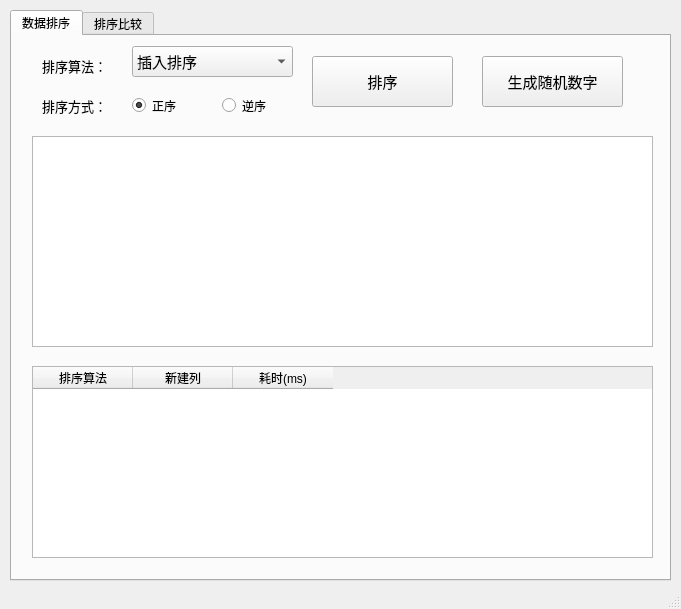
<?xml version="1.0" encoding="UTF-8"?>
<ui version="4.0">
 <class>SortComparisonClass</class>
 <widget class="QMainWindow" name="SortComparisonClass">
  <property name="geometry">
   <rect>
    <x>0</x>
    <y>0</y>
    <width>681</width>
    <height>609</height>
   </rect>
  </property>
  <property name="windowTitle">
   <string>MainWindow</string>
  </property>
  <widget class="QWidget" name="centralwidget">
   <widget class="QTabWidget" name="tabWidget">
    <property name="geometry">
     <rect>
      <x>10</x>
      <y>10</y>
      <width>661</width>
      <height>571</height>
     </rect>
    </property>
    <property name="currentIndex">
     <number>0</number>
    </property>
    <widget class="QWidget" name="tab">
     <attribute name="title">
      <string>数据排序</string>
     </attribute>
     <widget class="QPushButton" name="btn_rand">
      <property name="geometry">
       <rect>
        <x>470</x>
        <y>20</y>
        <width>141</width>
        <height>51</height>
       </rect>
      </property>
      <property name="font">
       <font>
        <family>Agency FB</family>
        <pointsize>11</pointsize>
       </font>
      </property>
      <property name="text">
       <string>生成随机数字</string>
      </property>
     </widget>
     <widget class="QRadioButton" name="radioButton_2">
      <property name="geometry">
       <rect>
        <x>210</x>
        <y>60</y>
        <width>81</width>
        <height>19</height>
       </rect>
      </property>
      <property name="text">
       <string>逆序</string>
      </property>
     </widget>
     <widget class="QRadioButton" name="radioButton">
      <property name="geometry">
       <rect>
        <x>120</x>
        <y>60</y>
        <width>81</width>
        <height>19</height>
       </rect>
      </property>
      <property name="text">
       <string>正序</string>
      </property>
      <property name="checked">
       <bool>true</bool>
      </property>
     </widget>
     <widget class="QPushButton" name="btn_sort">
      <property name="geometry">
       <rect>
        <x>300</x>
        <y>20</y>
        <width>141</width>
        <height>51</height>
       </rect>
      </property>
      <property name="font">
       <font>
        <family>Agency FB</family>
        <pointsize>11</pointsize>
       </font>
      </property>
      <property name="text">
       <string>排序</string>
      </property>
     </widget>
     <widget class="QLabel" name="label">
      <property name="geometry">
       <rect>
        <x>30</x>
        <y>20</y>
        <width>81</width>
        <height>20</height>
       </rect>
      </property>
      <property name="font">
       <font>
        <family>Agency FB</family>
        <pointsize>10</pointsize>
       </font>
      </property>
      <property name="text">
       <string>排序算法：</string>
      </property>
     </widget>
     <widget class="QLabel" name="label_3">
      <property name="geometry">
       <rect>
        <x>30</x>
        <y>60</y>
        <width>81</width>
        <height>20</height>
       </rect>
      </property>
      <property name="font">
       <font>
        <family>Agency FB</family>
        <pointsize>10</pointsize>
       </font>
      </property>
      <property name="text">
       <string>排序方式：</string>
      </property>
     </widget>
     <widget class="QComboBox" name="com_alg">
      <property name="geometry">
       <rect>
        <x>120</x>
        <y>10</y>
        <width>161</width>
        <height>31</height>
       </rect>
      </property>
      <property name="font">
       <font>
        <family>Agency FB</family>
        <pointsize>11</pointsize>
       </font>
      </property>
      <item>
       <property name="text">
        <string>插入排序</string>
       </property>
      </item>
      <item>
       <property name="text">
        <string>希尔排序</string>
       </property>
      </item>
      <item>
       <property name="text">
        <string>冒泡排序</string>
       </property>
      </item>
      <item>
       <property name="text">
        <string>快速排序</string>
       </property>
      </item>
      <item>
       <property name="text">
        <string>简单选择排序</string>
       </property>
      </item>
      <item>
       <property name="text">
        <string>堆排序</string>
       </property>
      </item>
      <item>
       <property name="text">
        <string>归并排序</string>
       </property>
      </item>
      <item>
       <property name="text">
        <string>计数排序</string>
       </property>
      </item>
      <item>
       <property name="text">
        <string>桶排序</string>
       </property>
      </item>
      <item>
       <property name="text">
        <string>基数排序</string>
       </property>
      </item>
      <item>
       <property name="text">
        <string>鸡尾酒排序</string>
       </property>
      </item>
      <item>
       <property name="text">
        <string>Bogo排序</string>
       </property>
      </item>
     </widget>
     <widget class="QTextEdit" name="textEdit">
      <property name="geometry">
       <rect>
        <x>20</x>
        <y>100</y>
        <width>621</width>
        <height>211</height>
       </rect>
      </property>
     </widget>
     <widget class="QTableWidget" name="tableWidget">
      <property name="geometry">
       <rect>
        <x>20</x>
        <y>330</y>
        <width>621</width>
        <height>192</height>
       </rect>
      </property>
      <column>
       <property name="text">
        <string>排序算法</string>
       </property>
      </column>
      <column>
       <property name="text">
        <string>新建列</string>
       </property>
      </column>
      <column>
       <property name="text">
        <string>耗时(ms)</string>
       </property>
      </column>
     </widget>
    </widget>
    <widget class="QWidget" name="">
     <attribute name="title">
      <string>排序比较</string>
     </attribute>
     <widget class="QCheckBox" name="check_Shell">
      <property name="geometry">
       <rect>
        <x>150</x>
        <y>20</y>
        <width>101</width>
        <height>31</height>
       </rect>
      </property>
      <property name="font">
       <font>
        <family>宋体</family>
        <pointsize>10</pointsize>
       </font>
      </property>
      <property name="text">
       <string>希尔排序</string>
      </property>
     </widget>
     <widget class="QPushButton" name="btn_export">
      <property name="geometry">
       <rect>
        <x>540</x>
        <y>60</y>
        <width>101</width>
        <height>31</height>
       </rect>
      </property>
      <property name="text">
       <string>导出</string>
      </property>
     </widget>
     <widget class="QCheckBox" name="check_Heap">
      <property name="geometry">
       <rect>
        <x>150</x>
        <y>60</y>
        <width>101</width>
        <height>31</height>
       </rect>
      </property>
      <property name="font">
       <font>
        <family>宋体</family>
        <pointsize>10</pointsize>
       </font>
      </property>
      <property name="text">
       <string>堆排序</string>
      </property>
     </widget>
     <widget class="QCheckBox" name="check_Selection">
      <property name="geometry">
       <rect>
        <x>20</x>
        <y>60</y>
        <width>131</width>
        <height>31</height>
       </rect>
      </property>
      <property name="font">
       <font>
        <family>宋体</family>
        <pointsize>10</pointsize>
       </font>
      </property>
      <property name="text">
       <string>简单选择排序</string>
      </property>
     </widget>
     <widget class="QCheckBox" name="check_Bubble">
      <property name="geometry">
       <rect>
        <x>290</x>
        <y>20</y>
        <width>101</width>
        <height>31</height>
       </rect>
      </property>
      <property name="font">
       <font>
        <family>宋体</family>
        <pointsize>10</pointsize>
       </font>
      </property>
      <property name="text">
       <string>冒泡排序</string>
      </property>
     </widget>
     <widget class="QCheckBox" name="check_Insertion">
      <property name="geometry">
       <rect>
        <x>20</x>
        <y>20</y>
        <width>101</width>
        <height>31</height>
       </rect>
      </property>
      <property name="font">
       <font>
        <family>宋体</family>
        <pointsize>10</pointsize>
       </font>
      </property>
      <property name="text">
       <string>插入排序</string>
      </property>
     </widget>
     <widget class="QLabel" name="label_2">
      <property name="geometry">
       <rect>
        <x>20</x>
        <y>140</y>
        <width>81</width>
        <height>21</height>
       </rect>
      </property>
      <property name="font">
       <font>
        <family>Agency FB</family>
        <pointsize>11</pointsize>
       </font>
      </property>
      <property name="text">
       <string>对比图</string>
      </property>
     </widget>
     <widget class="QCheckBox" name="check_Counting">
      <property name="geometry">
       <rect>
        <x>420</x>
        <y>60</y>
        <width>101</width>
        <height>31</height>
       </rect>
      </property>
      <property name="font">
       <font>
        <family>宋体</family>
        <pointsize>10</pointsize>
       </font>
      </property>
      <property name="text">
       <string>计数排序</string>
      </property>
     </widget>
     <widget class="QCheckBox" name="check_Merge">
      <property name="geometry">
       <rect>
        <x>290</x>
        <y>60</y>
        <width>101</width>
        <height>31</height>
       </rect>
      </property>
      <property name="font">
       <font>
        <family>宋体</family>
        <pointsize>10</pointsize>
       </font>
      </property>
      <property name="text">
       <string>归并排序</string>
      </property>
     </widget>
     <widget class="QCheckBox" name="check_cocktail">
      <property name="geometry">
       <rect>
        <x>290</x>
        <y>100</y>
        <width>121</width>
        <height>31</height>
       </rect>
      </property>
      <property name="font">
       <font>
        <family>宋体</family>
        <pointsize>10</pointsize>
       </font>
      </property>
      <property name="text">
       <string>鸡尾酒排序</string>
      </property>
     </widget>
     <widget class="QCheckBox" name="check_Radix">
      <property name="geometry">
       <rect>
        <x>150</x>
        <y>100</y>
        <width>101</width>
        <height>31</height>
       </rect>
      </property>
      <property name="font">
       <font>
        <family>宋体</family>
        <pointsize>10</pointsize>
       </font>
      </property>
      <property name="text">
       <string>基数排序</string>
      </property>
     </widget>
     <widget class="QCheckBox" name="check_Bucket">
      <property name="geometry">
       <rect>
        <x>20</x>
        <y>100</y>
        <width>101</width>
        <height>31</height>
       </rect>
      </property>
      <property name="font">
       <font>
        <family>宋体</family>
        <pointsize>10</pointsize>
       </font>
      </property>
      <property name="text">
       <string>桶排序</string>
      </property>
     </widget>
     <widget class="QtCharts::QChartView" name="graphicsView">
      <property name="geometry">
       <rect>
        <x>20</x>
        <y>170</y>
        <width>621</width>
        <height>371</height>
       </rect>
      </property>
      <property name="font">
       <font>
        <family>Agency FB</family>
        <pointsize>10</pointsize>
       </font>
      </property>
     </widget>
     <widget class="QCheckBox" name="check_bogo">
      <property name="geometry">
       <rect>
        <x>420</x>
        <y>100</y>
        <width>101</width>
        <height>31</height>
       </rect>
      </property>
      <property name="font">
       <font>
        <family>宋体</family>
        <pointsize>10</pointsize>
       </font>
      </property>
      <property name="text">
       <string>Bogo排序</string>
      </property>
     </widget>
     <widget class="QPushButton" name="btn_com">
      <property name="geometry">
       <rect>
        <x>540</x>
        <y>20</y>
        <width>101</width>
        <height>31</height>
       </rect>
      </property>
      <property name="text">
       <string>比较</string>
      </property>
      <property name="tooltip" stdset="0">
       <string/>
      </property>
      <property name="statustip" stdset="0">
       <string notr="true"/>
      </property>
     </widget>
     <widget class="QCheckBox" name="check_Quick">
      <property name="geometry">
       <rect>
        <x>420</x>
        <y>20</y>
        <width>101</width>
        <height>31</height>
       </rect>
      </property>
      <property name="font">
       <font>
        <family>宋体</family>
        <pointsize>10</pointsize>
       </font>
      </property>
      <property name="text">
       <string>快速排序</string>
      </property>
     </widget>
     <widget class="QPushButton" name="btn_clean">
      <property name="geometry">
       <rect>
        <x>540</x>
        <y>100</y>
        <width>101</width>
        <height>31</height>
       </rect>
      </property>
      <property name="text">
       <string>清空</string>
      </property>
     </widget>
    </widget>
   </widget>
  </widget>
  <widget class="QStatusBar" name="statusbar"/>
 </widget>
 <customwidgets>
  <customwidget>
   <class>QtCharts::QChartView</class>
   <extends>QGraphicsView</extends>
   <header location="global">qchartview.h</header>
  </customwidget>
 </customwidgets>
 <resources/>
 <connections/>
</ui>
